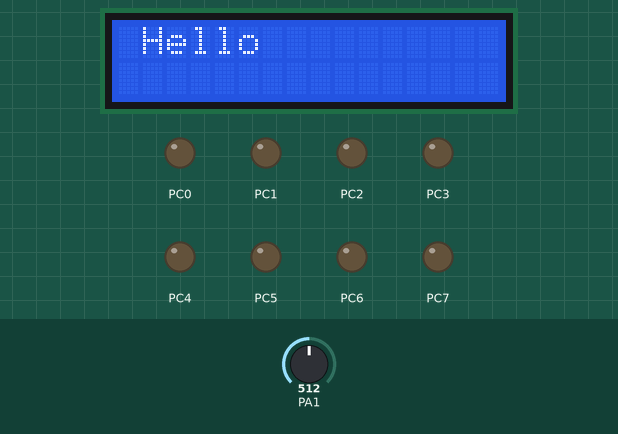
Bench run of a program on a simulated ATmega16, built with avr-gcc and emulated at 16 MHz. On the bench: 16×2 character LCD, output pins drawn as LEDs (lit = HIGH). Wiring (inferred from the names in the program): character LCD (HD44780): RS PD2; E PD3; data PD4, PD5, PD6, PD7. Inputs (shaded band) come from the test bench; at power-on: PA1 = 512. Pins used as bus, display or sensor lines are not drawn; what the program prints to the serial monitor is not drawn.

Above: at 0.1 s.
At 1.2 s:
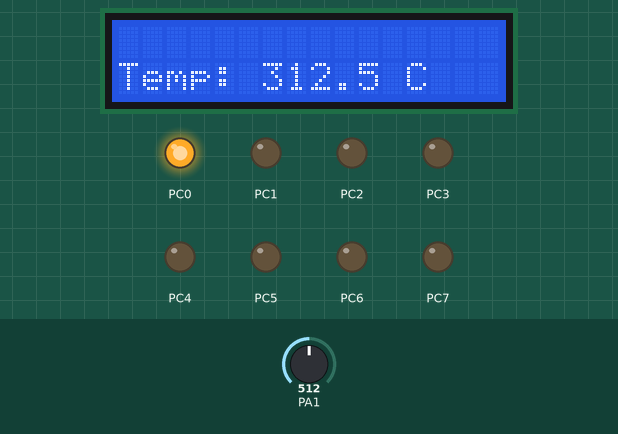
Timing chart, 0 to 2.7 s (numbered marks = the images above):
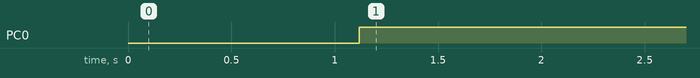

Measured:
- by itself, PC0: LOW → HIGH at 1.1 s
- what the display in image 0 shows lasts 1.0 s, from 0.1 s to 1.1 s

The program:

main.cpp
```cpp
/*
 * Assignment_001.cpp
 *
 * Created: 5/26/2020 3:45:18 AM
 * Author : Ronald Arthur
 */

#define F_CPU 16000000UL

#include <avr/io.h>
#include <avr/interrupt.h>
#include <util/delay.h>
#include <math.h>
#include <avr/pgmspace.h>
#include <stdio.h>
#include <stdlib.h>
#include <string.h>

#define RED_LED_OFF() PORTC |= (1 << PC0)
#define GREEN_LED_OFF() PORTC |= (1 << PC1)
#define RED_LED_ON() PORTC &= ~(1 << PC0)
#define GREEN_LED_ON() PORTC &= ~(1 << PC1)

#define ALARM() RED_LED_ON(); GREEN_LED_OFF()
#define NO_ALARM() RED_LED_OFF(); GREEN_LED_ON()

#define RS 2
#define EN 3

#define en PD3      // Define Enable pin
#define rs PD2      // Define Register Select pin
#define lcdDirection  DDRD      // Define LCD data direction port
#define lcdPort PORTD //Define LCD data port

//#define USART_BAUDRATE 9600
#define BAUD_PRESCALE (((F_CPU / (USART_BAUDRATE * 16UL))) - 1)

#define N 32					//#samples

uint16_t f[N], angle;
float vt;
uint8_t x, k;

char buffer[16];
bool freq_error = true;
int measured_freq = 0;

const int16_t freq_lookup[] PROGMEM = {
	1023, 1014, 986, 940, 879, 805, 720, 628, 532, 436, 344, 259, 185, 124, 78, 50, 41, 50, 78, 124, 185, 259, 344, 436, 532, 628, 720, 805, 879, 940, 986, 1014,
	1023, 986, 879, 720, 532, 344, 185, 78, 41, 78, 185, 344, 532, 720, 879, 986, 1023, 986, 879, 720, 532, 344, 185, 78, 41, 78, 185, 344, 532, 720, 879, 986,
	1023, 940, 720, 436, 185, 50, 78, 259, 532, 805, 986, 1014, 879, 628, 344, 124, 41, 124, 344, 628, 879, 1014, 986, 805, 532, 259, 78, 50, 185, 436, 720, 940,
	1023, 879, 532, 185, 41, 185, 532, 879, 1023, 879, 532, 185, 41, 185, 532, 879, 1023, 879, 532, 185, 41, 185, 532, 879, 1023, 879, 532, 185, 41, 185, 532, 879,
	1023, 805, 344, 50, 185, 628, 986, 940, 532, 124, 78, 436, 879, 1014, 720, 259, 41, 259, 720, 1014, 879, 436, 78, 124, 532, 940, 986, 628, 185, 50, 344, 805,
	1023, 720, 185, 78, 532, 986, 879, 344, 41, 344, 879, 986, 532, 78, 185, 720, 1023, 720, 185, 78, 532, 986, 879, 344, 41, 344, 879, 986, 532, 78, 185, 720,
	1023, 628, 78, 259, 879, 940, 344, 50, 532, 1014, 720, 124, 185, 805, 986, 436, 41, 436, 986, 805, 185, 124, 720, 1014, 532, 50, 344, 940, 879, 259, 78, 628,
	1023, 532, 41, 532, 1023, 532, 41, 532, 1023, 532, 41, 532, 1023, 532, 41, 532, 1023, 532, 41, 532, 1023, 532, 41, 532, 1023, 532, 41, 532, 1023, 532, 41, 532,
	1023, 436, 78, 805, 879, 124, 344, 1014, 532, 50, 720, 940, 185, 259, 986, 628, 41, 628, 986, 259, 185, 940, 720, 50, 532, 1014, 344, 124, 879, 805, 78, 436,
	1023, 344, 185, 986, 532, 78, 879, 720, 41, 720, 879, 78, 532, 986, 185, 344, 1023, 344, 185, 986, 532, 78, 879, 720, 41, 720, 879, 78, 532, 986, 185, 344,
	1023, 259, 344, 1014, 185, 436, 986, 124, 532, 940, 78, 628, 879, 50, 720, 805, 41, 805, 720, 50, 879, 628, 78, 940, 532, 124, 986, 436, 185, 1014, 344, 259,
	1023, 185, 532, 879, 41, 879, 532, 185, 1023, 185, 532, 879, 41, 879, 532, 185, 1023, 185, 532, 879, 41, 879, 532, 185, 1023, 185, 532, 879, 41, 879, 532, 185,
	1023, 124, 720, 628, 185, 1014, 78, 805, 532, 259, 986, 50, 879, 436, 344, 940, 41, 940, 344, 436, 879, 50, 986, 259, 532, 805, 78, 1014, 185, 628, 720, 124,
	1023, 78, 879, 344, 532, 720, 185, 986, 41, 986, 185, 720, 532, 344, 879, 78, 1023, 78, 879, 344, 532, 720, 185, 986, 41, 986, 185, 720, 532, 344, 879, 78,
	1023, 50, 986, 124, 879, 259, 720, 436, 532, 628, 344, 805, 185, 940, 78, 1014, 41, 1014, 78, 940, 185, 805, 344, 628, 532, 436, 720, 259, 879, 124, 986, 50,
	1023, 41, 1023, 41, 1023, 41, 1023, 41, 1023, 41, 1023, 41, 1023, 41, 1023, 41, 1023, 41, 1023, 41, 1023, 41, 1023, 41, 1023, 41, 1023, 41, 1023, 41, 1023, 41
};

// reverses a string 'str' of length 'len'
void reverse(char *str, int len) {
	int i=0, j=len-1, temp;
	while (i<j) {
		temp = str[i];
		str[i] = str[j];
		str[j] = temp;
		i++;
		j--;
	}
}

// Converts a given integer x to string str[].  d is the number
// of digits required in output. If d is more than the number
// of digits in x, then 0s are added at the beginning.
int intToStr(int x, char str[], int d) {
	int i = 0;
	while (x) {
		str[i++] = (x%10) + '0';
		x = x/10;
	}

	// If number of digits required is more, then
	// add 0s at the beginning
	while (i < d) {
		str[i++] = '0';
	}

	reverse(str, i);
	str[i] = 0x00;
	return i;
}

// Converts a floating point number to string.
void ftoa(float n, char *res, int afterpoint) {
	// Extract integer part
	int ipart = (int)n;

	// Extract floating part
	float fpart = n - (float)ipart;

	// convert integer part to string
	int i = intToStr(ipart, res, 0);

	// check for display option after point
	if (afterpoint != 0) {
		res[i] = '.';  // add dot

		// Get the value of fraction part upto given no.
		// of points after dot. The third parameter is needed
		// to handle cases like 233.007
		fpart = fpart * pow(10, afterpoint);

		intToStr((int)fpart, res + i + 1, afterpoint);
	}
}

void ADC_Init() {
	ADMUX=(1<<REFS0);      // Selecting internal reference voltage
	ADCSRA=(1<<ADEN)|(1<<ADPS2)|(1<<ADPS1)|(1<<ADPS0);     // Enable ADC also set Prescaler as 128
}

unsigned int ADC_read(unsigned char ch) {
	// select the corresponding channel 0~7
	// ANDing with  7? will always keep the value
	// of  ch  between 0 and 7
	ch &= 0b00000111;  // AND operation with 7
	ADMUX = (ADMUX & 0xF8)|ch; // clears the bottom 3 bits before ORing

	// start single conversion
	// write  1? to ADSC
	ADCSRA |= (1<<ADSC);

	// wait for conversion to complete
	// ADSC becomes  0? again
	// till then, run loop continuously
	while(ADCSRA & (1<<ADSC));

	return (ADC);
}

void lcdCommand( unsigned char commands ) { // commands will be sent from this function
	lcdPort = (lcdPort & 0x0F) | (commands & 0xF0); // send upper nibble of 8 bit
	lcdPort &= ~ (1<<rs);       // rs=0 i.e select command reg
	lcdPort |= (1<<en);         // give high pulse to enable pin
	_delay_us(1);
	lcdPort &= ~ (1<<en);            // give low pulse to enable pin

	_delay_us(200);

	lcdPort = (lcdPort & 0x0F) | (commands << 4);  // sending lower nibble of 8 bit i.e 1byte
	lcdPort |= (1<<en); // give high pulse to enable pin
	_delay_us(1);
	lcdPort &= ~ (1<<en); // give low pulse to enable pin
	_delay_ms(2);
}

void lcdChar( unsigned char string ) {
	lcdPort = (lcdPort & 0x0F) | (string & 0xF0); // send upper nibble
	lcdPort |= (1<<rs);                       // rs=1 i.e select data reg
	lcdPort|= (1<<en); // give high pulse to enable pin
	_delay_us(1);
	lcdPort &= ~ (1<<en); // give low pulse to enable pin

	_delay_us(200);

	lcdPort = (lcdPort & 0x0F) | (string << 4);   //send lower nibble
	lcdPort |= (1<<en); // give high pulse to enable pin
	_delay_us(1);
	lcdPort &= ~ (1<<en); // give low pulse to enable pin
	_delay_ms(2);
}


void lcdString (char *str) {                // convert char to string fucntion
	int j;
	for(j=0; str[j]!=0; j++) {
		lcdChar (str[j]);
	}
}

void lcdClear() {
	lcdCommand (0x01);                   // send hex 01 to Clear display
	_delay_ms(2);
	lcdCommand (0x80);                   // send hex 80 to Cursor at home position
}

void lcdInit() {
	lcdDirection = 0xFC;			// set LCD port direction in output
	_delay_ms(20);					// keep LCD Power ON delay >15ms always

	lcdCommand(0x02);				// send for 4 bit initialization of LCD
	lcdCommand(0x28);				// 2 line, 5*7 matrix in 4-bit mode
	lcdCommand(0x0c);				// Display on cursor off
	lcdCommand(0x06);				// take curson to next position (shift cursor to right)
	lcdCommand(0x01);				// Clear display screen
	_delay_ms(2);					//little delay
}

void lcdSetCursor(char x, char y) {
	if(y) {
		lcdCommand(0x80 + 0x40 + x);
	} else if(!y) {
		lcdCommand(0x80 + x);
	}
}

void lcdCustomChar(char i, char *arr) {
	lcdCommand(0x40 | (8*i));
	for(int j = 0; j <8; j++) {
		lcdChar(arr[j]);
	}
	lcdCommand(0x80);
}

void UART_init(long USART_BAUDRATE) {
	UCSRB |= (1 << RXEN) | (1 << TXEN);	/* Turn on transmission and reception */
	UCSRC |= (1 << URSEL) | (1 << UCSZ0) | (1 << UCSZ1);/* Use 8-bit char size */
	UBRRL = BAUD_PRESCALE;			/* Load lower 8-bits of the baud rate */
	UBRRH = (BAUD_PRESCALE >> 8);		/* Load upper 8-bits*/
}

unsigned char UART_RxChar() {
	while ((UCSRA & (1 << RXC)) == 0);/* Wait till data is received */
	return(UDR);		/* Return the byte */
}

void UART_TxChar(char ch) {
	while (! (UCSRA & (1<<UDRE)));  /* Wait for empty transmit buffer */
	UDR = ch ;
}

void UART_SendString(char *str) {
	unsigned char j=0;

	while (str[j]!=0) {	/* Send string till null */
		UART_TxChar(str[j]);
		j++;
	}
}

double temperature() {
	unsigned int ADC_Count = 0;
	// We assume temperature sensor is connected to ADC channel 0
	ADC_Count = ADC_read(0);

	// Since ATMEGA16 has 10bit ADC 2^10bit=1024
	// Therefore 5V = 1024 ADC Count or 5000mV = 1024
	// Converting from ADC count to voltage
	double voltage = 4.8828125 * ADC_Count;

	// From the function 8mV = 1DegC
	double temprature_reading = 0.125 * voltage;

	char b[6];
	ftoa(temprature_reading, b, 1);
	snprintf(buffer, sizeof(buffer), "Temp: %s C", b);
	UART_SendString(buffer);
	UART_SendString("\r\n");

	lcdSetCursor(0, 1);
	lcdString(buffer);

	return temprature_reading;
}

void temperature_control() {
	if(temperature() < 80.0) {
		ALARM();
	} else {
		NO_ALARM();
	}
}

int main(void) {
	DDRC = 0xFF;
	DDRD = 0xFC;		//set o/p port for LCD

	PORTD = 0x00;
	PORTC = 0x00;

	ADC_Init();

	_delay_ms(1);
	lcdInit();
	lcdClear();

	lcdSetCursor(1, 0);
	lcdString("Hello");
	_delay_ms(1000);

	UART_init(9600);
	UART_SendString("\n\t Echo Test \r\n");

	lcdClear();

	/* Replace with your application code */
	while (1) {
		temperature_control();

		while(ADC_read(1) < 1023);
		for(k = 0; k < N; k++) {
			f[k] = ADC_read(1);    // fetch DFT samples
			_delay_us(31210);
		}

		freq_error = true;

		for(k = 0; k < N/2; k++) {
			x = 0;
			int _vt = 0;
			for(x = 0; x < N; x++) {
				angle = x + (32*k);
				int deadband =  ((f[x] * 1.) / (pgm_read_word(&freq_lookup[angle]) * 1.)) * 100;
				deadband = abs(100 - deadband);

				if(deadband <= 5) {
					_vt += 1;
				}
			}

			if(_vt > ((0.75)*N)) {
				measured_freq = k+1;

				snprintf(buffer, sizeof(buffer), "Freq: %04i Hz", measured_freq);
				UART_SendString(buffer);
				UART_SendString("\r\n");
				freq_error = false;

				lcdSetCursor(0, 0);
				lcdString(buffer);

				if(measured_freq >= 5) {
					ALARM();
				} else {
					NO_ALARM();
				}

				break;
			}
		}
	}

	return 0;
}
```
